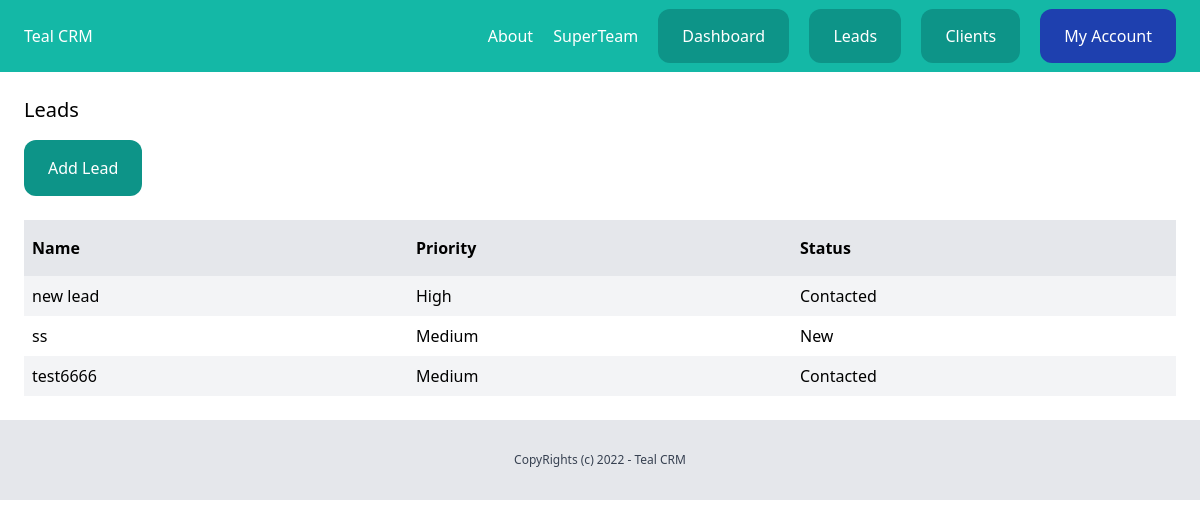
Screenshot of /dashboard/leads/ (signed in) with the database file from the repository.
### team/models.py (models this page shows, shortened)
class Team(models.Model):
    plan = models.ForeignKey(Plan, related_name='teams', null=True, blank=True, on_delete=models.CASCADE)
    name = models.CharField(max_length=255)
    member = models.ManyToManyField(User,related_name='teams')
    created_by = models.ForeignKey(User,related_name='created_team',on_delete=models.CASCADE)
    created_at = models.DateTimeField(auto_now_add=True)

### lead/models.py (models this page shows, shortened)
class Lead(models.Model):
    LOW = 'low'
    MEDIUM = 'medium'
    HIGH = 'high'
    CHOICES_PRIORITY = (
        (LOW , 'Low'),
        (MEDIUM , 'Medium'),
        (HIGH , 'High'),
        )
    NEW = 'new'
    CONTACTED = 'contacted'
    LOST = 'lost'
    WON ='won'
    CHOICES_STATUS = (
        (NEW , 'New'),
        (CONTACTED , 'Contacted'),
        (LOST , 'Lost'),
        (WON , 'Won'),
        )
    team = models.ForeignKey(Team, related_name='leads',on_delete=models.CASCADE)
    name = models.CharField(max_length=255)
    email = models.EmailField()
    description = models.TextField(blank=True,null=True)
    created_by = models.ForeignKey(User, on_delete=models.CASCADE , related_name='leads')
    created_at = models.DateTimeField(auto_now_add=True)
    priority = models.CharField(max_length=10,choices=CHOICES_PRIORITY,default=MEDIUM)
    status = models.CharField(max_length=10,choices=CHOICES_STATUS,default=NEW)
    modified = models.DateTimeField(auto_now=True)
    converted_to_client = models.BooleanField(default=False)
    class Meta:
        ordering = ('name',)

### lead/views.py (the view)
# urls.py: path('', views.LeadListView.as_view(),name='leads-list'),
class LeadListView(LoginRequiredMixin,ListView):
    model =Lead
    context_object_name = 'leads'
    template_name = 'lead/leads_list.html'
    def get_queryset(self):
        queryset =  super(LeadListView, self).get_queryset()
        queryset = queryset.filter(created_by =self.request.user,converted_to_client = False)
        return queryset

### team/context_processors.py (called while the page is built)
def active_team(request):
    if request.user.is_authenticated:
        if request.user.userprofile.active_team:
            team =request.user.userprofile.active_team
        else:
            team =Team.objects.filter(created_by = request.user)[0]
    else:
        team = None
    return {'active_team':team}

### lead/templates/lead/leads_list.html (shortened to what this page needs)
{% extends 'core/base.html' %}
{% block content %}
<div class="py-6 px-6">
    <h1 class="mb-4 text-xl">Leads</h1>
    <a href="{% url 'add-lead' %}" class="inline-block py-4 px-6 bg-teal-600 rounded-xl text-white">Add Lead</a>
    {% if leads %}
        <div class="mt-6 flex justify-between">
            <p class="py-4 px-2 bg-gray-200 font-semibold w-full">Name</p>
            <p class="py-4 px-2 bg-gray-200 font-semibold w-full">Priority</p>
            <p class="py-4 px-2 bg-gray-200 font-semibold w-full">Status</p>
        </div>
        {% for lead in leads %}
        <div class="flex justify-between">
            <p class="py-2 px-2 w-full {% cycle 'bg-gray-100' '' %}">
                <a href="{% url 'lead-details' lead.id %}">
                    {{ lead.name }}
                </a>
            </p>
            <p class="py-2 px-2 w-full {% cycle 'bg-gray-100' '' %}">{{ lead.get_priority_display }}</p>
            <p class="py-2 px-2 w-full {% cycle 'bg-gray-100' '' %}">{{ lead.get_status_display }}</p>
        </div>
        {% endfor %}
    {% else %}
        <p class="py-2 px-2">There are no lead in DataBase Yet...</p>
    {% endif %}
</div>
{% endblock content %}

### core/templates/core/partials/nav.html
<nav class="py-6 px-6 flex justify-between bg-teal-500">
    <a href="/" class="text-white">Teal CRM</a>
    <div class="space-x-4">
      <a href="{% url 'about' %}" class="text-white">About</a>
      {% if request.user.is_authenticated %}
        <a href="{% url 'team-detail' active_team.id %}" class="text-white">{{active_team.name}}</a>
        <a href="{% url 'dashbaord' %}" class="py-4 px-6 bg-teal-600 rounded-xl text-white">Dashboard</a>
        <a href="{% url 'leads-list' %}" class="py-4 px-6 bg-teal-600 rounded-xl text-white">Leads</a>
        <a href="{% url 'clients-list' %}" class="py-4 px-6 bg-teal-600 rounded-xl text-white">Clients</a>
        <a href="{% url 'my-account' %}" class="py-4 px-6 bg-blue-800 rounded-xl text-white">My Account</a>
      {% else %}
        <a href="{% url 'login' %}" class="py-4 px-6 bg-teal-600 rounded-xl text-white">Login</a>
        <a href="{% url 'signup' %}" class="py-4 px-6 bg-teal-300 rounded-xl text-white">Signup</a>
      {% endif %}
    </div>
  </nav>

### rows the page displays
Team: name "SuperTeam"
Lead: name "new lead", priority "High", status "Contacted"
Lead: name "ss", priority "Medium", status "New"
Lead: name "test6666", priority "Medium", status "Contacted"
